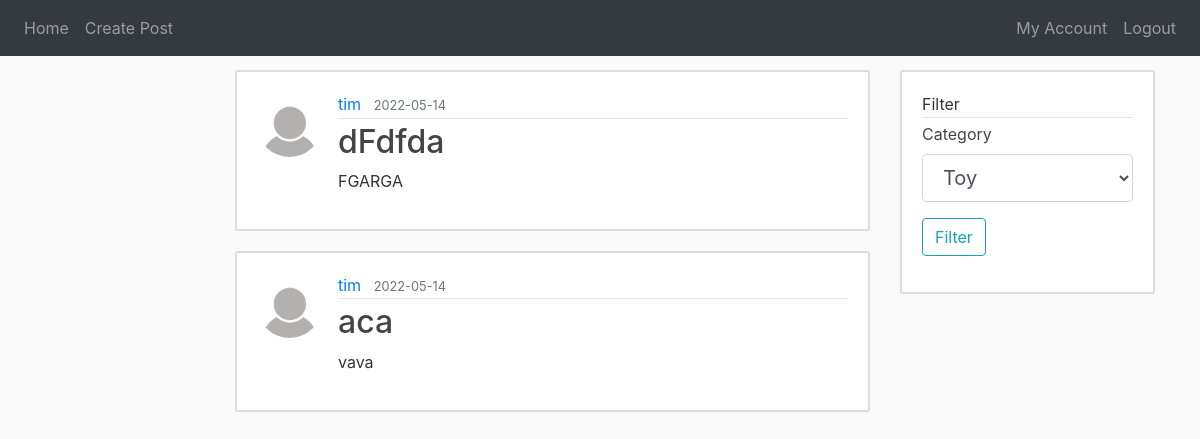
The page /home (signed in) on the database as committed earlier.
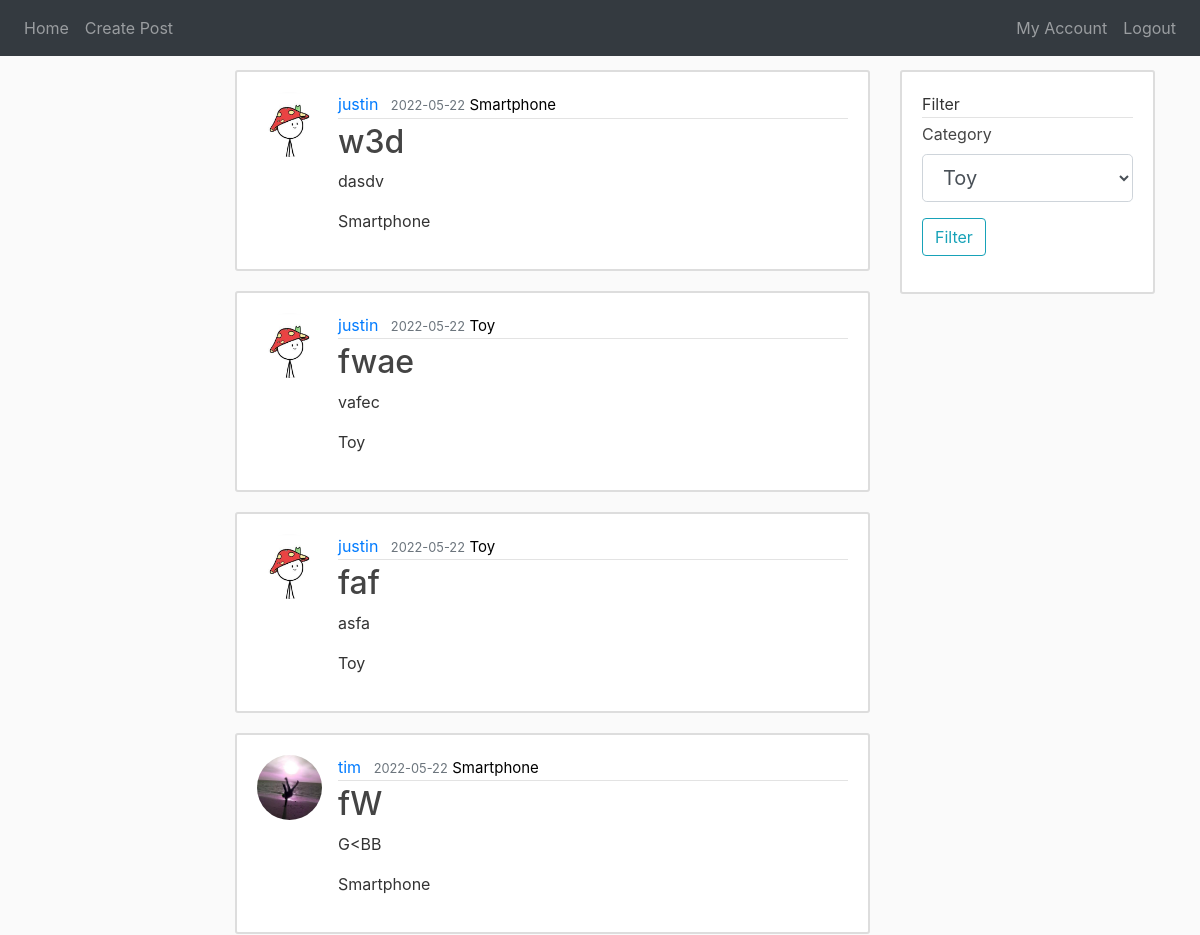
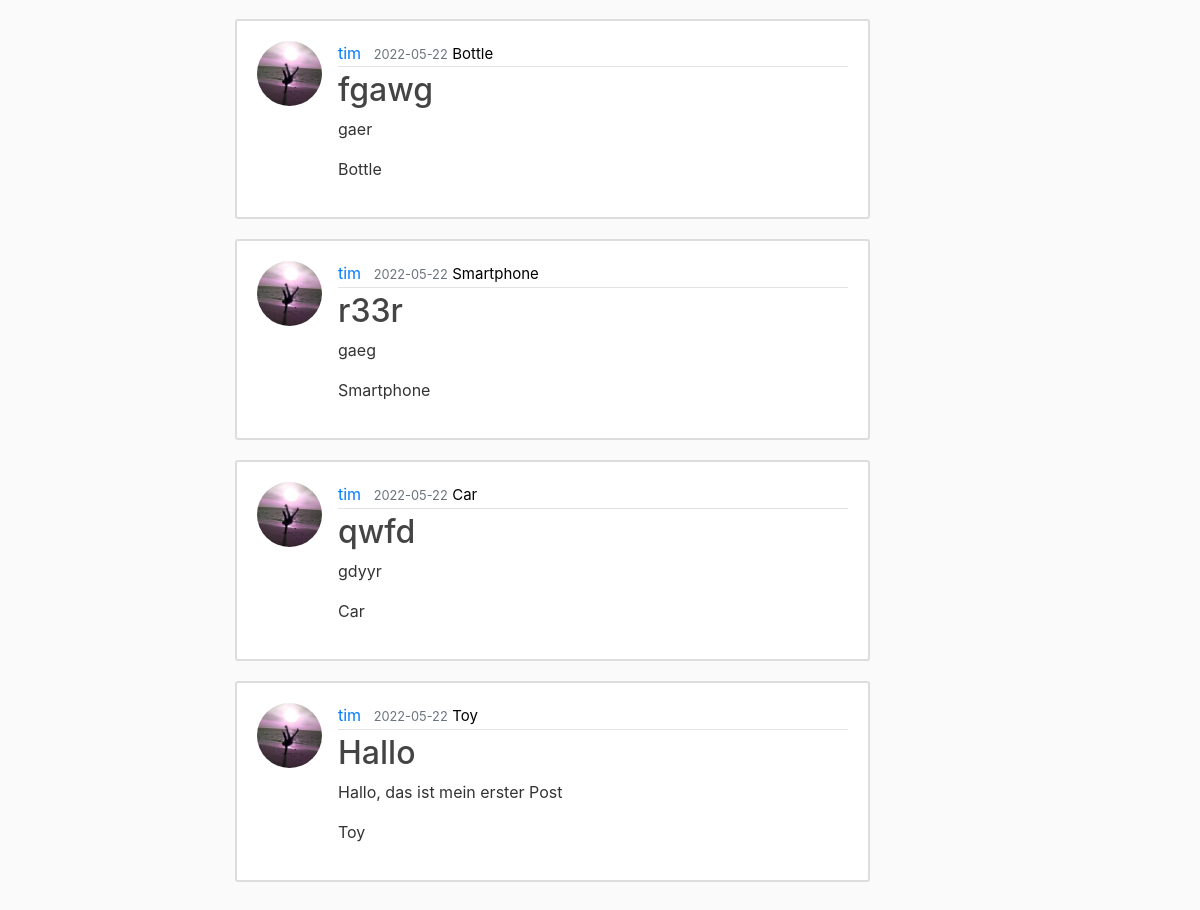
The same page on the database as committed later (2 pictures, top to bottom).
### website/models.py (models this page shows, shortened)
class Post(db.Model):
    id = db.Column(db.Integer, primary_key=True)
    title = db.Column(db.String(100), nullable=False)
    date = db.Column(db.DateTime, nullable=False, default=datetime.utcnow)
    content = db.Column(db.Text, nullable=False)
    category_id = db.Column(db.Integer, db.ForeignKey('category.id'), nullable=False)
    user_id = db.Column(db.Integer, db.ForeignKey('user.id'), nullable=False)
    ratings = db.relationship('Rating', backref='rated', lazy=True)

class User(db.Model, UserMixin):
    id = db.Column(db.Integer, primary_key=True)
    username = db.Column(db.String(20), unique=True, nullable=False)
    email = db.Column(db.String(150), unique=True, nullable=False)
    image = db.Column(db.String(20), nullable=False, default='default.jpg')
    bio = db.Column(db.String(150))
    password = db.Column(db.String(60), nullable=False)
    posts = db.relationship('Post', backref='author', lazy=True)
    ratings = db.relationship('Rating', backref='rater', lazy=True)

class Category(db.Model):
    id = db.Column(db.Integer, primary_key=True)
    term = db.Column(db.String(30), nullable=False)
    posts = db.relationship('Post', backref='overname', lazy=True)
    def __repr__(self):
        return f"{self.term}"

### website/views.py (the view)
@views.route('/')
@views.route('/home', methods=['GET', 'POST'])
@login_required
def home():
    posts = Post.query.all()
    categories = Category.query
    form = FilterPostForm()
    form.category.choices = categories
    if form.validate_on_submit():
        category = Category.query.filter_by(term=form.category.data).first()
        flash('You Have Filtered Your Feed!', 'success')
        return redirect(url_for('views.filter', category=category))
    return render_template("home.html", posts=posts, form=form)

### website/forms.py
class FilterPostForm(FlaskForm):
    category = SelectField('Category')
    submit = SubmitField('Filter')

### website/models.py (called while the page is built)
@login_manager.user_loader
def load_user(user_id):
    return User.query.get(int(user_id))

### website/templates/home.html (shortened to what this page needs)
{% extends "base.html" %}
{% block content %}
    {% for post in posts | reverse %}
        <article class="media content-section">
            <a href="{{ url_for('views.accounts', username=post.author.username) }}" >
                <img class="rounded-circle article-img" src="{{ url_for('static', filename='profile_pictures/' + post.author.image) }}">
            </a>
            <div class="media-body">
                <div class="article-metadata">
                    <a class="mr-2" href="{{ url_for('views.accounts', username=post.author.username) }}">{{ post.author.username }}</a>
                    <small class="text-muted">{{ post.date.strftime('%Y-%m-%d') }}</small>
                    <a class="mr-2" id="filter" href="{{ url_for('views.filter', category=post.overname.term) }}">{{ post.overname.term }}</a>
                </div>
                <h2><a class="article-title" href="{{ url_for('views.post', post_id=post.id) }}">{{ post.title }}</a></h2>
                <p class="article-content">{{ post.content }}</p>
                <p class="article-content">{{ post.overname.term }}</p>
            </div>
        </article>
    {% endfor %}
{% endblock %}
{% block content_right %}
    <form method="POST", action="">
        <fieldset class="form-group">
            <article class="media content-section">
                <div class="media-body">
                    <div class="article-metadata">
                        Filter
                    </div>
                    <div class="article-title">
                        <div class="form-group">
                            {{ form.category.label(class="form-control-label") }}
                            {% if form.category.errors %}
                                {{ form.category(class="form-control form-control-lg is-invalid") }}
                                <div class="invalid-feedback">
                                    {% for error in form.category.errors %}
                                        <span>{{ error }}</span>
                                    {% endfor %}
                                </div>
                            {% else %}
                                {{ form.category(class="form-control form-control-lg") }}
                            {% endif %}
                        </div>
                        <div class="form-group">
                            {{ form.submit(class="btn btn-outline-info") }}
                        </div>
                    </div>
                </div>
            </article>
        </fieldset>
    </form>
{% endblock %}

### website/templates/base.html (shortened to what this page needs)
<!DOCTYPE html>
<html lang="en">
    <head>
        <link
            rel="stylesheet"
            href="https://stackpath.bootstrapcdn.com/bootstrap/4.4.1/css/bootstrap.min.css"
        />
        <link
            rel="stylesheet"
            href="https://stackpath.bootstrapcdn.com/font-awesome/4.7.0/css/font-awesome.min.css"
        />
        <link rel="stylesheet" href="{{ url_for('static', filename='main.css') }}">
    </head>
    <body>
        <nav class="navbar navbar-expand-lg navbar-dark bg-dark justify-content-center fixed-top">
            <div class="collapse navbar-collapse" id="navabar">
              <div class="navbar-nav mr-auto">
                {% if current_user.is_authenticated %}
                <a class="nav-item nav-link" id="home" href="{{ url_for('views.home') }}">Home</a>
                <a class="nav-item nav-link" id="add" href="{{ url_for('views.add') }}">Create Post</a>
                {% endif %}
              </div>
              <div class="navbar-nav">
                {% if current_user.is_authenticated %}
                <a class="nav-item nav-link" id="history" href="{{ url_for('views.accounts', username=current_user.username) }}">My Account</a>
                <a class="nav-item nav-link" id="logout" href="{{ url_for('auth.logout') }}">Logout</a>
                {% else %}
                <a class="nav-item nav-link" id="login" href="{{ url_for('auth.login') }}">Login</a>
                <a class="nav-item nav-link" id="signUp" href="{{ url_for('auth.register') }}">Register</a>
                {% endif %}
              </div>
            </div>
        </nav>
        <main role="main" class="container">
            <div class="row">
                <div class="col-lg-2">
                </div>
                <div class="col-lg-7">
                    {% block content %}{% endblock %}
                </div>
                <div class="col-lg-3">
                    {% block content_right %}{% endblock %}
                </div>
            </div>
        </main>
    </body>

### website/static/main.css (style rules this page uses)
body { background: #fafafa; color: #333333; margin-bottom: 10px; margin-top: 60px; }
h1, h2, h3, h4, h5, h6 { color: #444444; }
.content-section { background: #ffffff; padding: 20px 20px; border: 2px solid #dddddd; border-radius: 3px; margin-bottom: 20px; margin-top: 10px; }
.article-title { color: #444444; }
.article-content { white-space: pre-line; }
.article-img { height: 65px; width: 65px; margin-right: 16px; }
.article-metadata { padding-bottom: 1px; margin-bottom: 4px; border-bottom: 1px solid #e3e3e3; }
#filter { font-size: 15px; color: black; text-align: right; }

Rows that differ between the two databases and show on the page:
added Post: image (picture), author.username "justin", date "2022-05-22", overname.term "Smartphone", title "w3d", content "dasdv"
added Post: image (picture), author.username "justin", date "2022-05-22", overname.term "Toy", title "fwae", content "vafec"
added Post: image (picture), author.username "justin", date "2022-05-22", overname.term "Toy", title "faf", content "asfa"
added Post: image (picture), author.username "tim", date "2022-05-22", overname.term "Smartphone", title "fW", content "G<BB"
added Post: image (picture), author.username "tim", date "2022-05-22", overname.term "Bottle", title "fgawg", content "gaer"
added Post: image (picture), author.username "tim", date "2022-05-22", overname.term "Smartphone", title "r33r", content "gaeg"
changed Post: image: picture added in place of a placeholder; date "2022-05-14" → "2022-05-22"; overname.term (not shown) → "Car"; title "dFdfda" → "qwfd"; content "FGARGA" → "gdyyr"
changed Post: image: picture added in place of a placeholder; date "2022-05-14" → "2022-05-22"; overname.term (not shown) → "Toy"; title "aca" → "Hallo"; content "vava" → "Hallo, das ist mein erster Post"
